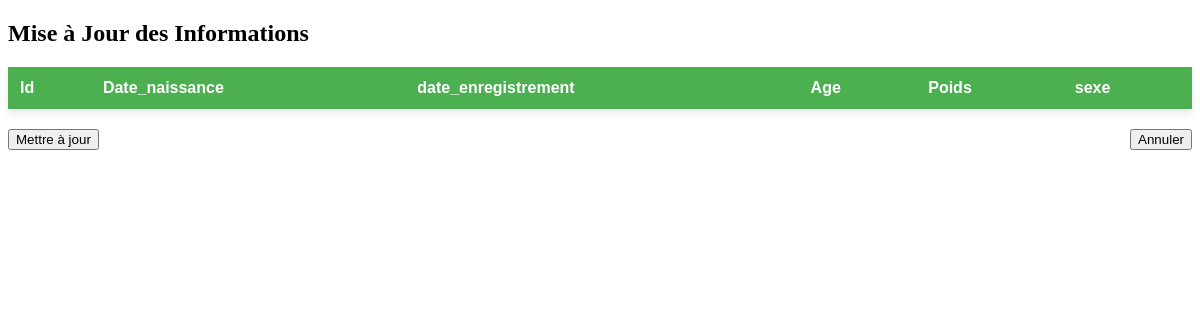
The app's page /Mise_a_jour/, older data.
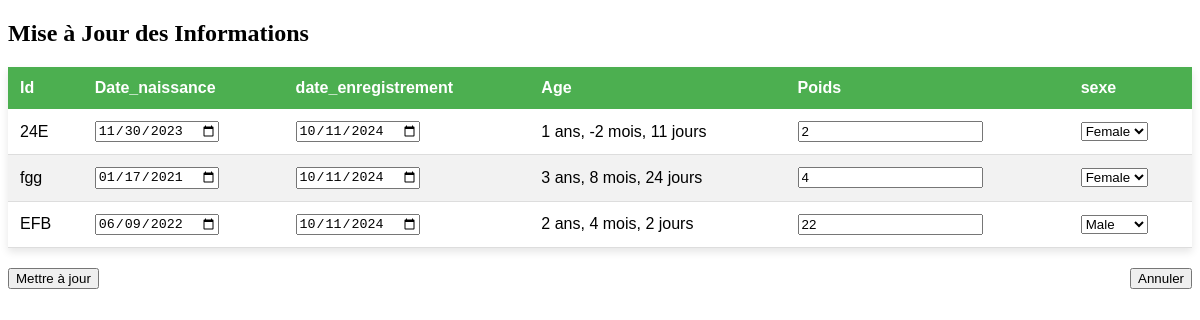
The same page, newer data.
### maferme/models.py (models this page shows, shortened)
class Animaux(models.Model):
    identifiant = models.CharField(max_length=50)
    date_naissance = models.DateField(auto_now_add=False, null=True, blank=True)
    date_enregistrement = models.DateField(auto_now_add=True, null=True, blank=True)
    age = models.CharField(max_length=50, null=True, blank=True)
    poids = models.PositiveIntegerField()
    STATUT_CHOICES =(
        ('Male', 'M'),
        ('Female', 'F'),
    )
    sexe = models.CharField(choices=STATUT_CHOICES, max_length=10)

### maferme/views.py (the view)
# urls.py: path('Mise_a_jour/', views.update, name='update'),
def update(request):
    if request.method == 'POST':
        for animal in Animaux.objects.all():
            animal.date_naissance = request.POST.get(f'date_naissance_{animal.id}', animal.date_naissance)
            animal.date_enregistrement = request.POST.get(f'date_enregistrement_{animal.id}', animal.date_enregistrement)
            animal.age = request.POST.get(f'age_{animal.id}', animal.age)
            animal.poids = request.POST.get(f'poids_{animal.id}', animal.poids)
            animal.sexe = request.POST.get(f'sexe_{animal.id}', animal.sexe)
            animal.save()
        return redirect('tableau')
    else:
        mes_animaux = Animaux.objects.all()
        return render(request, 'update.html', {'mes_animaux': mes_animaux})

### maferme/templates/update.html (shortened to what this page needs)
{% extends 'tableau.html' %}
{% block contents %}
<!DOCTYPE html>
<html lang="en">
<head>
</head>
<body>
  <h2>{% block titre %} Mise à Jour des Informations {% endblock titre %}</h2>
  <form action="." method="post">
    <table>
      <thead>
        <tr>
          <th>Id</th>
          <th>Date_naissance</th>
          <th>date_enregistrement</th>
          <th>Age</th>
          <th>Poids</th>
          <th>sexe</th>
        </tr>
      </thead>
      <tbody>
        {% for animal in mes_animaux %}
<tr>
    <td>{{ animal.identifiant }}</td>
    <td><input type="date" name="date_naissance_{{ animal.id }}" value="{{ animal.date_naissance|date:"Y-m-d" }}"></td>
    <td><input type="date" name="date_enregistrement_{{ animal.id }}" value="{{ animal.date_enregistrement|date:"Y-m-d" }}"></td>
    <td>{{ animal.age }}</td>
    <td><input type="number" name="poids_{{ animal.id }}" value="{{ animal.poids }}"></td>
    <td>
      <select name="sexe_{{ animal.id }}">
        <option value="Male" {% if animal.sexe == 'Male' %}selected{% endif %}>Male</option>
        <option value="Female" {% if animal.sexe == 'Female' %}selected{% endif %}>Female</option>
      </select>
    </td>
</tr>
{% endfor %}
      </tbody>
    </table>
    <button type="submit" style="float: left;">Mettre à jour</button>
    {% block content %}
    <a href="{% url 'tableau' %}" style="float: right;">
      <button type="button">Annuler</button>
    </a>
    {% endblock content %}
  </form>
</body>
</html>
{% endblock contents %}

Row changes from the older to the newer data that the page shows:
added Animaux: identifiant "24E", date_naissance "11/30/2023", date_enregistrement "10/11/2024", age "1 ans, -2 mois, 11 jours", poids "2", sexe+id "Female"
added Animaux: identifiant "fgg", date_naissance "01/17/2021", date_enregistrement "10/11/2024", age "3 ans, 8 mois, 24 jours", poids "4", sexe+id "Female"
added Animaux: identifiant "EFB", date_naissance "06/09/2022", date_enregistrement "10/11/2024", age "2 ans, 4 mois, 2 jours", poids "22", sexe+id "Male"
